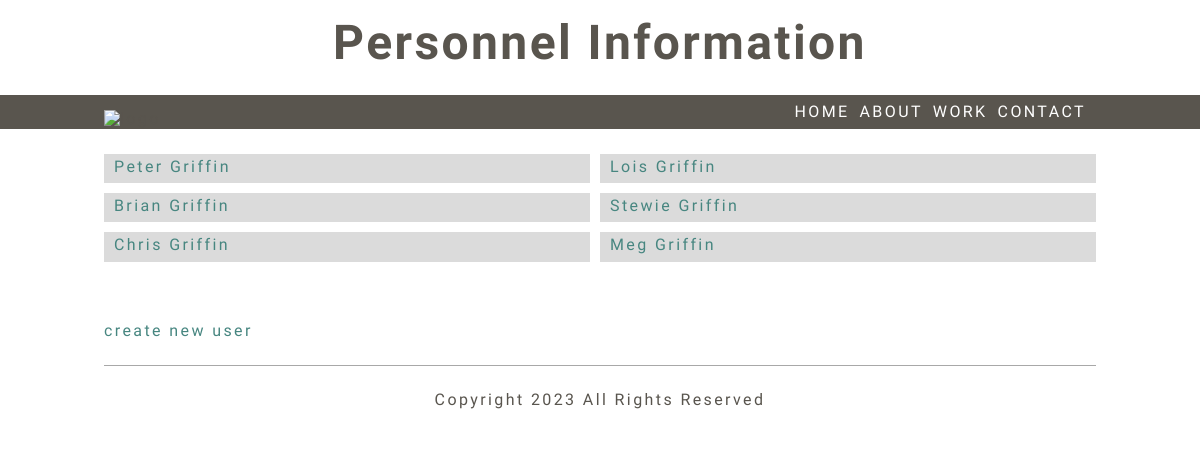
The page / on the database its author committed.
### tables this page shows
CREATE TABLE `tbl_users` (
  `user_id` mediumint(8) UNSIGNED NOT NULL,
  `user_lname` varchar(30) NOT NULL,
  `user_fname` varchar(30) NOT NULL,
  `user_username` varchar(50) NOT NULL,
  `user_password` varchar(30) NOT NULL,
  `user_photo` varchar(20) NOT NULL,
  `user_role` varchar(50) NOT NULL
);

### index.php (called while the page is built)
<?php
include("controllers/User.php");
$emp = new User();
$emp->loadViews();
?>

### models/Database.php (called while the page is built, shortened)
<?php
class Database {
	protected $connection;
	protected $table;
	public function __construct() {
		$dsn = "mysql:host=".DB_SERVER.";dbname=".DB_NAME.";charset=utf8mb4";
		try {
		  $this->connection = new PDO($dsn, DB_USER, DB_PASS);
		} catch (Exception $e) {
		  error_log($e->getMessage());
		  exit('unable to connect');
		}
	}
	public function getAll() {
		$stmt = $this->connection->prepare("SELECT * FROM ".$this->table);
		$stmt->execute();
		$this->rows = $stmt->rowCount();
		$arr = $stmt->fetchAll(PDO::FETCH_OBJ);
		return $arr;
	}
}

### models/UserModel.php (called while the page is built, shortened)
<?php
require_once('Database.php');
class UserModel extends Database {
public function __construct() {
	$this->table = 'tbl_users';
}
}

### views/user_list.php (the view)
<div id="content" class="row">
	<ul>
		<?php
		for($i = 0; $i < $rows; $i++) {
			echo '<a class="col-12 med-col-6" href="index.php?id='.$users[$i]->id.'"><li>'.$users[$i]->user_fname.' '.$users[$i]->user_lname.'</li></a>';
		}
		?>
	</ul>
</div>
<div id="content" class="row"><a href="http://localhost:8888/oualifi_a_MVC/index.php?task=create"> create new user</a></div>

### views/head.php (shortened to what this page needs)
<!doctype html>
<html>
	<head>
		<link rel="stylesheet" type="text/css" href="css/main.css">
	</head>
<body>
		<h1>Personnel Information</h1>
		<div id="container">

### views/nav.php
<header id="mainHeader">
	<div class="row">
		<div class="col-12 large-col-3">
			<img id="logo" src="images/logo.png" alt="logo">
		</div>
		<nav id="mainNav" class="col-12 large-col-9">
			<ul>
				<li><a href="index.php?pg=home">Home</a></li>
				<li><a href="index.php?pg=about">About</a></li>
				<li><a href="index.php?pg=work">Work</a></li>
				<li><a href="index.php?pg=contact">Contact</a></li>
			</ul>
		</nav>
	</div>
</header>

### controllers/User.php (shortened to what this page needs)
<?php
require_once('./models/UserModel.php');
class User {
private $model;
public function __construct() {
	$this->model = new UserModel();
}
public function loadViews() {
	require_once('views/head.php');
	require_once('views/nav.php');
	if(isset($_GET['id']) && !isset($_GET['task'])) {
		$users = $this->model->getOne($_GET['id']);
		require_once('views/user_detail.php');
	}else if(isset($_GET['str'])) {
		$users = $this->model->search('user_lname',$_GET['str']);
		$rows = $this->model->rows;
		require_once('views/user_list.php');
	}else{
		$users = $this->model->getAll();
		$rows = $this->model->rows;
		require_once('views/user_list.php');
	}
	require_once('views/footer.php');
}
}

### views/footer.php
</div>
		<footer id="mainFooter" class="row">
			Copyright 2023 All Rights Reserved
		</footer>
	</body>
</html>

### css/main.css (style rules this page uses)
html { line-height: 1.15; -ms-text-size-adjust: 100%; -webkit-text-size-adjust: 100%; }
body { margin: 0; }
article, aside, footer, header, nav, section { display: block; }
h1 { font-size: 2em; margin: 0.67em 0; }
a, a:visited { background-color: transparent; -webkit-text-decoration-skip: objects; }
img { border-style: none; }
.row, #mainNav ul { *zoom: 1; }
.row:before, #mainNav ul:before, .row:after, #mainNav ul:after { content: " "; display: table; }
.row:after, #mainNav ul:after { clear: both; }
*, *:after, *:before { margin: 0; padding: 0; -webkit-box-sizing: border-box; -moz-box-sizing: border-box; box-sizing: border-box; }
img { width: auto; max-width: 100%; height: auto !important; }
.row { position: relative; width: 95%; margin: 0 auto; max-width: 62em; }
@media (min-width: 992px) { .row { width: 100%; } }
[class*='col-'], [class*='med-col-'], [class*='large-col-'] { float: left; padding: 0; width: 100%; min-height: 1px; }
.col-12 { width: 100%; }
@media (min-width: 769px) { .med-col-6 { width: 50%; } }
@media (min-width: 992px) { .large-col-3 { width: 25%; } }
@media (min-width: 992px) { .large-col-9 { width: 75%; } }
html, body { font-family: "Gudea", sans-serif; color: #59554e; font-size: 100%; background: #fff; letter-spacing: .15em; }
a, a:visited { text-decoration: none; color: #478680; }
ul { list-style: none; margin: 0; padding: 0; }
h1 { margin: 15px 0 25px; text-align: center; }
@media (min-width: 769px) { h1 { font-size: 3em; } }
#content { padding: 25px 0; }
#mainHeader { background: #59554e; }
#mainHeader #logo { display: block; margin: 0 auto; padding: 15px 0 0; }
@media (min-width: 992px) { #mainHeader #logo { display: initial; margin: 0; padding: 15px 0 0; } }
#mainFooter { padding: 25px 0; border-top: 1px solid #a8a8a8; text-align: center; }
#mainNav { text-align: center; }
@media (min-width: 992px) { #mainNav { position: absolute; top: 50%; right: 0; transform: translateY(-50%); } }
#mainNav ul { display: inline-block; margin: 15px 0; }
@media (min-width: 992px) { #mainNav ul { float: right; } }
#mainNav ul li { display: block; float: left; margin: 0 10px 0 0; }
#mainNav ul li a { text-decoration: none; color: #fff; text-transform: uppercase; }
#content ul a { padding: 0 0 10px 0; }
@media (min-width: 769px) { #content ul a { padding: 0 10px 10px 0; } }
@media (min-width: 769px) { #content ul a:nth-of-type(2n) { padding: 0 0 10px 0; } }
#content ul li { padding: 4px 10px 7px; background-color: #dbdbdb; }

### rows shown on the page
tbl_users: user_fname "Peter", user_lname "Griffin"
tbl_users: user_fname "Lois", user_lname "Griffin"
tbl_users: user_fname "Brian", user_lname "Griffin"
tbl_users: user_fname "Stewie", user_lname "Griffin"
tbl_users: user_fname "Chris", user_lname "Griffin"
tbl_users: user_fname "Meg", user_lname "Griffin"
